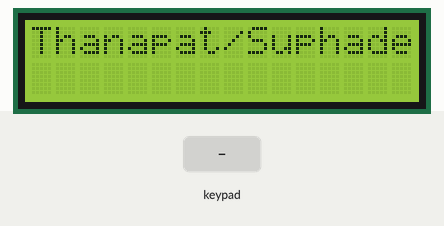
Bench run of a sketch on a simulated Arduino Uno, built with avr-gcc and run on an emulated ATmega328P. On the bench: 16×2 character LCD. The inputs (shaded band) are chosen by the test bench. What the sketch prints to the serial monitor is not drawn.

Above: at 1.2 s.
1.3 s: keypad keys 1 2 1 1 1 0 9 # pressed 0.4 s apart
At 5.9 s:
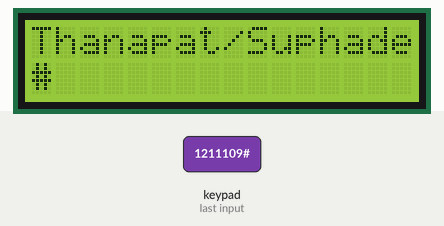
6.4 s: key 'A' pressed
At 7.2 s:
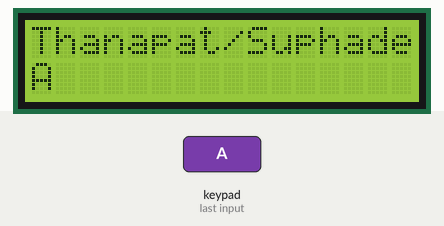
7.9 s: key 'B' pressed
At 8.3 s:
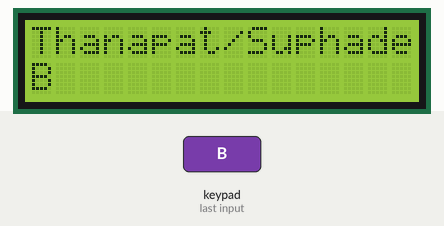
9.4 s: keypad keys 1 2 1 1 1 0 9 * pressed 0.4 s apart
At 14.2 s:
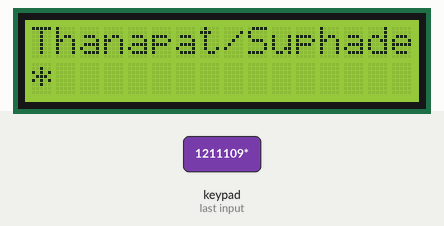
14.5 s: key 'C' pressed
At 14.8 s:
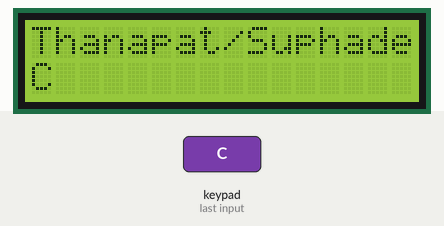
16.0 s: keypad keys 1 2 1 1 1 0 9 D pressed 0.4 s apart
At 18.3 s:
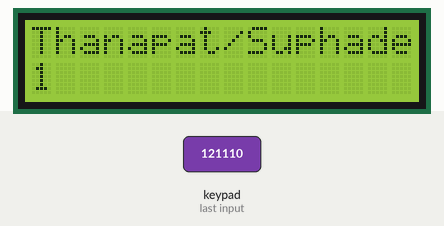
Timing chart, 0 to 19.8 s (numbered marks = the images above; inputs shaded):
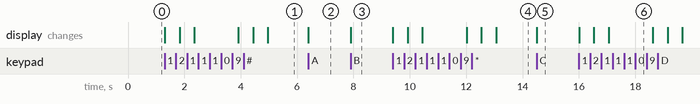

Measured:
- after the input at 1.3 s, the display: first changes at once (image 1 shows a later state)
- after the input at 6.4 s, the display: changes at once (image 2)
- after the input at 7.9 s, the display: changes at once (image 3)
- after the input at 9.4 s, the display: first changes at once (image 4 shows a later state)
- after the input at 14.5 s, the display: changes at once (image 5)
- after the input at 16.0 s, the display: changes at once (image 6)

The sketch:

Lab_42.ino
```cpp
/* LAB 4.2 4x4 */
// https://app.cirkitdesigner.com/project/5e4f327d-f3c5-45f8-b902-96a393a8fdd2
#include <Wire.h>
#include <LiquidCrystal_I2C.h>
#include <Keypad.h>

LiquidCrystal_I2C lcd(0x27, 16, 2);
const byte ROWS = 4; // Number of rows
const byte COLS = 4; // Number of columns

char keys[ROWS][COLS] = {
  {'1', '2', '3', 'A'},
  {'4', '5', '6', 'B'},
  {'7', '8', '9', 'C'},
  {'*', '0', '#', 'D'}
};

byte rowPins[ROWS] = {12, 11, 10, 9};   // Connect to R1, R2, R3, R4
byte colPins[COLS] = {7, 6, 5, 4};   // Connect to C1, C2, C3, C4

Keypad keypad = Keypad(makeKeymap(keys), rowPins, colPins, ROWS, COLS);

void setup() {
  // put your setup code here, to run once:
  Serial.begin(9600);
  Serial.println("4x4 Keypad Test");
  lcd.init();
  lcd.backlight();
  lcd.clear();
  lcd.setCursor(0, 0);
  lcd.print("Thanapat/Suphadet");

}

void loop() {
  // put your main code here, to run repeatedly:
  char key = keypad.getKey();
  if (key) {
    Serial.print("Key Pressed: ");
    Serial.println(key);
    lcd.setCursor(0, 1);
    lcd.print(key);
    delay(500);
  }

}
```
